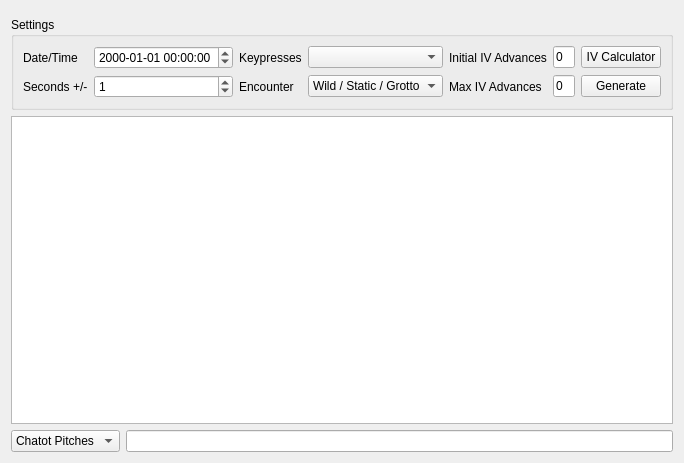
<?xml version="1.0" encoding="UTF-8"?>
<ui version="4.0">
 <class>AdjacentSeeds</class>
 <widget class="QWidget" name="AdjacentSeeds">
  <property name="geometry">
   <rect>
    <x>0</x>
    <y>0</y>
    <width>682</width>
    <height>463</height>
   </rect>
  </property>
  <property name="windowTitle">
   <string>Adjacent Seeds</string>
  </property>
  <layout class="QGridLayout" name="gridLayout">
   <item row="0" column="0" colspan="2">
    <widget class="ProfileDisplay5" name="profileDisplay" native="true"/>
   </item>
   <item row="1" column="0" colspan="2">
    <widget class="QGroupBox" name="groupBoxSettings">
     <property name="title">
      <string>Settings</string>
     </property>
     <layout class="QGridLayout" name="gridLayoutSettings">
      <item row="1" column="1">
       <widget class="QSpinBox" name="spinBoxSeconds">
        <property name="value">
         <number>1</number>
        </property>
       </widget>
      </item>
      <item row="1" column="3">
       <widget class="QLabel" name="labelMethod">
        <property name="text">
         <string>Encounter</string>
        </property>
       </widget>
      </item>
      <item row="0" column="9">
       <widget class="QPushButton" name="pushButtonIVCalculator">
        <property name="text">
         <string>IV Calculator</string>
        </property>
       </widget>
      </item>
      <item row="0" column="0">
       <widget class="QLabel" name="labelDateTime">
        <property name="text">
         <string>Date/Time</string>
        </property>
       </widget>
      </item>
      <item row="0" column="1">
       <widget class="DateTimeEdit" name="dateTimeEdit">
        <property name="displayFormat">
         <string notr="true">yyyy-MM-dd HH:mm:ss</string>
        </property>
       </widget>
      </item>
      <item row="1" column="8">
       <widget class="TextBox" name="textBoxMaxIVAdvance">
        <property name="text">
         <string notr="true">0</string>
        </property>
       </widget>
      </item>
      <item row="1" column="0">
       <widget class="QLabel" name="labelSeconds">
        <property name="text">
         <string>Seconds +/-</string>
        </property>
       </widget>
      </item>
      <item row="0" column="4" colspan="3">
       <widget class="CheckList" name="checkListKeypresses"/>
      </item>
      <item row="1" column="9">
       <widget class="QPushButton" name="pushButtonGenerate">
        <property name="text">
         <string>Generate</string>
        </property>
       </widget>
      </item>
      <item row="1" column="7">
       <widget class="QLabel" name="labelMaxIVAdvance">
        <property name="text">
         <string>Max IV Advances</string>
        </property>
       </widget>
      </item>
      <item row="0" column="3">
       <widget class="QLabel" name="labelKeypresses">
        <property name="text">
         <string>Keypresses</string>
        </property>
       </widget>
      </item>
      <item row="0" column="7">
       <widget class="QLabel" name="labelMinIVAdvance">
        <property name="text">
         <string>Initial IV Advances</string>
        </property>
       </widget>
      </item>
      <item row="0" column="8">
       <widget class="TextBox" name="textBoxMinIVAdvance">
        <property name="text">
         <string notr="true">0</string>
        </property>
       </widget>
      </item>
      <item row="1" column="4" colspan="3">
       <widget class="QComboBox" name="comboBoxMethod">
        <item>
         <property name="text">
          <string>Wild / Static / Grotto</string>
         </property>
        </item>
        <item>
         <property name="text">
          <string>Roamer</string>
         </property>
        </item>
       </widget>
      </item>
     </layout>
    </widget>
   </item>
   <item row="2" column="0" colspan="2">
    <widget class="TableView" name="tableView"/>
   </item>
   <item row="3" column="0">
    <widget class="QComboBox" name="comboBoxPreviewMode">
     <item>
      <property name="text">
       <string>Chatot Pitches</string>
      </property>
     </item>
     <item>
      <property name="text">
       <string>Save Needles</string>
      </property>
     </item>
    </widget>
   </item>
   <item row="3" column="1">
    <widget class="QLineEdit" name="lineEditPreview">
     <property name="readOnly">
      <bool>true</bool>
     </property>
    </widget>
   </item>
  </layout>
 </widget>
 <customwidgets>
  <customwidget>
   <class>TextBox</class>
   <extends>QLineEdit</extends>
   <header>Form/Controls/TextBox.hpp</header>
  </customwidget>
  <customwidget>
   <class>TableView</class>
   <extends>QTableView</extends>
   <header>Form/Controls/TableView.hpp</header>
  </customwidget>
  <customwidget>
   <class>DateTimeEdit</class>
   <extends>QDateTimeEdit</extends>
   <header>Form/Controls/DateTimeEdit.hpp</header>
  </customwidget>
  <customwidget>
   <class>CheckList</class>
   <extends>QComboBox</extends>
   <header>Form/Controls/CheckList.hpp</header>
  </customwidget>
  <customwidget>
   <class>ProfileDisplay5</class>
   <extends>QWidget</extends>
   <header>Form/Gen5/Profile/ProfileDisplay5.hpp</header>
   <container>1</container>
  </customwidget>
 </customwidgets>
 <resources/>
 <connections/>
</ui>
